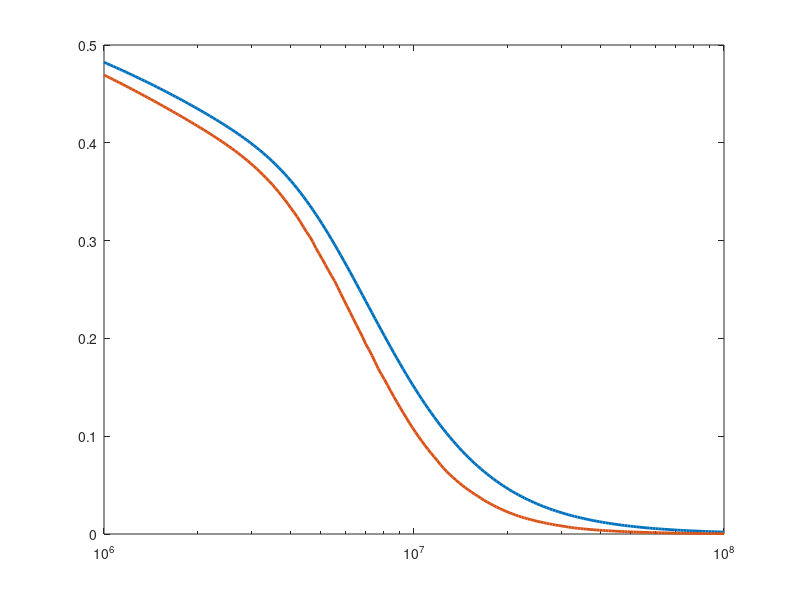

The MATLAB source for this figure: (Note: this script raises an error after producing the figure.)
% Generating Fig.8 from 2410.18186
% (dNeff vs. f/C for tau and muon scatterings) 

% Import the dNeff data for muons
dNeff_data_mu = importdata('dNeff_fa_mu_scat.dat',',',1);
fa_x_mu = dNeff_data_mu.data(:,1);
dNeff_GG_y_mu = dNeff_data_mu.data(:,2); % dNeff from nBE
dNeff_full_y_mu = dNeff_data_mu.data(:,3); % dNeff from fBE


figure1=figure();
axes1 = axes('Parent',figure1);
semilogx(fa_x_mu,dNeff_full_y_mu,'LineWidth',2); 
hold on;
plot(fa_x_mu,dNeff_GG_y_mu,'LineWidth',2);
yline(0.3,'--','LineWidth',2,'Color',[0.7176 0.2745 1.0]); % Planck
yline(0.1,'--','LineWidth',2,'Color',[0.929 0.694 0.125]); % Simons obs.
yline(0.054,'--','LineWidth',2,'Color',[0.466 0.674 0.188]); % CMB-S4
grid on;
xlabel('f_a/C_{\mu} [{\rm GeV}]','Interpreter','tex');
ylabel('\Delta N_{\rm eff}','Interpreter','tex')
set(axes1,'FontSize',25,'XMinorTick','on','XScale','log','YMinorTick','on',...
    'YScale','linear');
% Create textboxes
annotation(figure1,'textbox',...
    [0.780,0.620,0.250,0.057],...
    'Color',[0.7176 0.2745 1.0],...
    'String','Planck (2σ)',...
    'FontSize',25,...
    'FitBoxToText','off',...
    'EdgeColor','none');
annotation(figure1,'textbox',...
    [0.154,0.289,0.352,0.057],...
    'Color',[0.929 0.694 0.125],...
    'String','Simons Obs. (2σ)',...
    'FontSize',25,...
    'FitBoxToText','off',...
    'EdgeColor','none');
annotation(figure1,'textbox',...
    [0.154,0.207,0.348,0.057],...
    'Color',[0.466 0.674 0.188],...
    'String','CMB-S4 (2σ)',...
    'FontSize',25,...
    'FitBoxToText','off',...
    'EdgeColor','none');
hold off;



%% Import the dNeff data for tau
dNeff_data_tau = importdata('dNeff_fa_tau_scat.dat',',',1);
fa_x_tau = dNeff_data_tau.data(:,1);
dNeff_GG_y_tau = dNeff_data_tau.data(:,2); % dNeff from nBE
dNeff_full_y_tau = dNeff_data_tau.data(:,3); % dNeff from fBE


figure2=figure();
axes2 = axes('Parent',figure2);
semilogx(fa_x_tau,dNeff_full_y_tau,'LineWidth',2); 
hold on;
plot(fa_x_tau,dNeff_GG_y_tau,'LineWidth',2);
yline(0.054,'--','LineWidth',2,'Color',[0.466 0.674 0.188]); % CMB-S4
grid on;
xlabel('f_a/C_{\tau} [{\rm GeV}]','Interpreter','tex');
ylabel('\Delta N_{\rm eff}','Interpreter','tex')
set(axes2,'FontSize',25,'XMinorTick','on','XScale','log','YMinorTick','on',...
    'YScale','linear');
% Create textboxes
annotation(figure2,'textbox',...
    [0.705,0.676,0.132,0.057],...
    'Color',[0.466 0.674 0.188],...
    'String','CMB-S4 (2σ)',...
    'FontSize',25,...
    'FitBoxToText','off',...
    'EdgeColor','none');
hold off;

